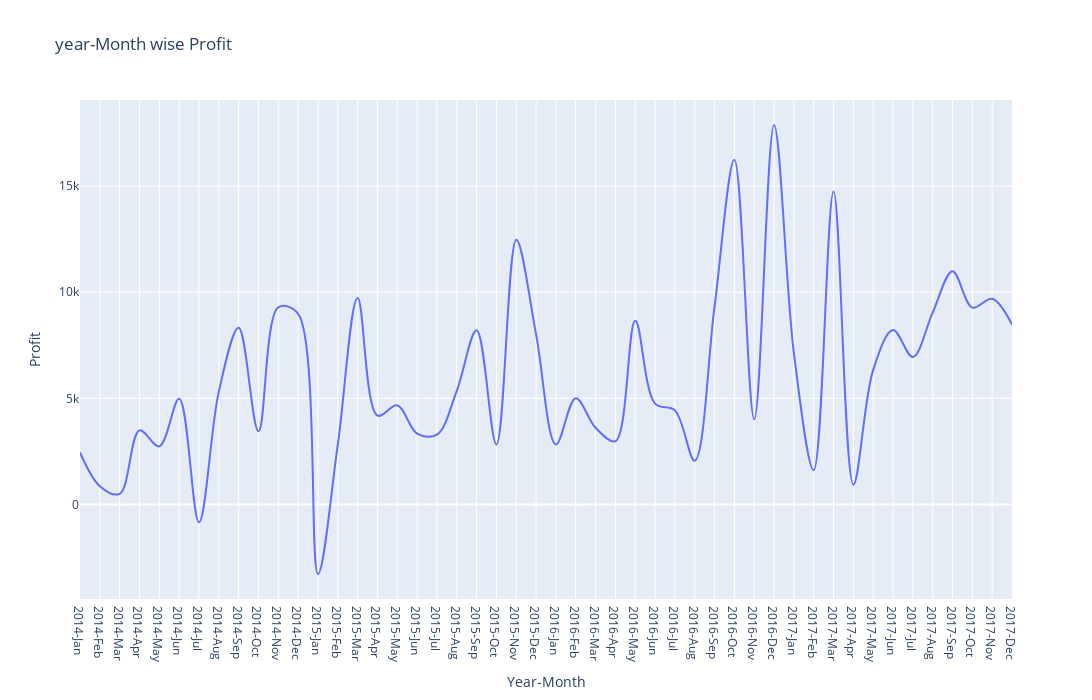

The notebook cell saved with this chart:
### Code cell
fig = px.line(monthly_trends,  
             y='Profit',
             x='Year-Month',   
             title='year-Month wise Profit'
              ,render_mode="svg",line_shape="spline",)  
fig.update_layout(
    height=700,
    width=3000,
)
fig.show()

### Figure 1 — Plotly figure (JSON) as saved in the notebook; plotly's stock layout.template omitted (floating-point values rounded to 4 significant figures)
{"data": [{"hovertemplate": "Year-Month=%{x}<br>Profit=%{y}<extra></extra>", "legendgroup": "", "line": {"color": "#636efa", "dash": "solid", "shape": "spline"}, "marker": {"symbol": "circle"}, "mode": "lines", "name": "", "orientation": "v", "showlegend": false, "type": "scatter", "x": ["2014-Jan", "2014-Feb", "2014-Mar", "2014-Apr", "2014-May", "2014-Jun", "2014-Jul", "2014-Aug", "2014-Sep", "2014-Oct", "2014-Nov", "2014-Dec", "2015-Jan", "2015-Feb", "2015-Mar", "2015-Apr", "2015-May", "2015-Jun", "2015-Jul", "2015-Aug", "2015-Sep", "2015-Oct", "2015-Nov", "2015-Dec", "2016-Jan", "2016-Feb", "2016-Mar", "2016-Apr", "2016-May", "2016-Jun", "2016-Jul", "2016-Aug", "2016-Sep", "2016-Oct", "2016-Nov", "2016-Dec", "2017-Jan", "2017-Feb", "2017-Mar", "2017-Apr", "2017-May", "2017-Jun", "2017-Jul", "2017-Aug", "2017-Sep", "2017-Oct", "2017-Nov", "2017-Dec"], "xaxis": "x", "y": [2450.0, 862.3, 498.7, 3489.0, 2739.0, 4977.0, -841.5, 5318.0, 8328.0, 3448.0, 9292.0, 8984.0, -3281.0, 2814.0, 9732.0, 4187.0, 4668.0, 3336.0, 3289.0, 5356.0, 8209.0, 2817.0, 12470.0, 8017.0, 2825.0, 5005.0, 3612.0, 2978.0, 8662.0, 4750.0, 4433.0, 2062.0, 9329.0, 16240.0, 4011.0, 17890.0, 7140.0, 1614.0, 14750.0, 933.3, 6343.0, 8223.0, 6953.0, 9041.0, 10990.0, 9275.0, 9690.0, 8483.0], "yaxis": "y"}], "layout": {"height": 700, "legend": {"tracegroupgap": 0}, "title": {"text": "year-Month wise Profit"}, "width": 3000, "xaxis": {"anchor": "y", "domain": [0, 1], "title": {"text": "Year-Month"}}, "yaxis": {"anchor": "x", "domain": [0, 1], "title": {"text": "Profit"}}}}
